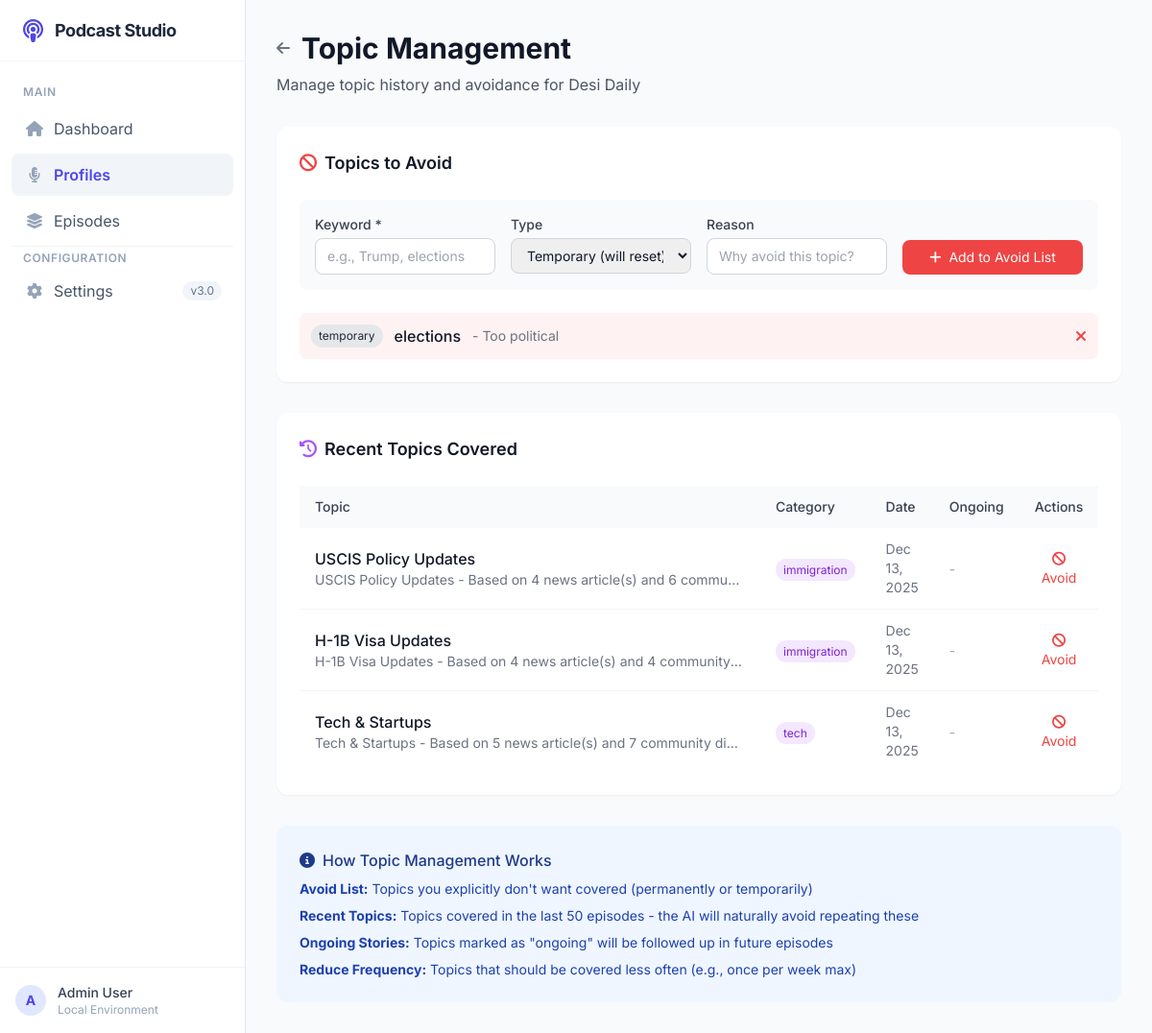
Page /profiles/1/topics on the committed database.
### webapp/models.py (models this page shows)
class PodcastProfile(Base):
    __tablename__ = 'podcast_profiles'
    id = Column(Integer, primary_key=True)
    name = Column(String(100), nullable=False, unique=True)
    description = Column(Text)
    target_audience = Column(Text)
    tone = Column(String(50), default='conversational')  # conversational, formal, casual, educational
    language = Column(String(10), default='en-US')
    target_duration_minutes = Column(Integer, default=10)
    topic_count = Column(Integer, default=5)
    categories = Column(JSON, default=list)  # List of categories to cover
    sources_config = Column(JSON, default=dict)  # Reddit subs, RSS feeds, etc.
    schedule_enabled = Column(Boolean, default=False)  # Whether scheduling is active
    schedule_cron = Column(String(50))  # Cron expression for scheduling
    schedule_hour = Column(Integer, default=6)  # Hour to generate (0-23)
    schedule_minute = Column(Integer, default=0)  # Minute to generate (0-59)
    schedule_days = Column(JSON, default=lambda: ['mon', 'tue', 'wed', 'thu', 'fri', 'sat', 'sun'])  # Days to run
    timezone = Column(String(50), default='America/New_York')
    last_scheduled_run = Column(DateTime)  # Track when last scheduled generation ran
    tts_model = Column(String(100), default='gemini-2.5-flash-preview-tts')
    is_active = Column(Boolean, default=True)
    created_at = Column(DateTime, default=datetime.utcnow)
    updated_at = Column(DateTime, default=datetime.utcnow, onupdate=datetime.utcnow)
    hosts = relationship('Host', back_populates='profile', cascade='all, delete-orphan')
    episodes = relationship('Episode', back_populates='profile', cascade='all, delete-orphan')
    avoided_topics = relationship('TopicAvoidance', back_populates='profile', cascade='all, delete-orphan')
    sources = relationship('ContentSource', back_populates='profile', cascade='all, delete-orphan')
    categories_rel = relationship('Category', secondary='profile_categories', back_populates='profiles')

class TopicAvoidance(Base):
    __tablename__ = 'topic_avoidance'
    id = Column(Integer, primary_key=True)
    profile_id = Column(Integer, ForeignKey('podcast_profiles.id'), nullable=False)
    keyword = Column(String(100), nullable=False)
    reason = Column(Text)  # Why to avoid
    avoidance_type = Column(String(20), default='temporary')  # temporary, permanent, reduce_frequency
    avoid_until = Column(DateTime)  # Don't cover until this date
    last_covered = Column(DateTime)  # When was it last discussed
    min_days_between = Column(Integer, default=7)  # Minimum days between coverage
    is_active = Column(Boolean, default=True)
    created_at = Column(DateTime, default=datetime.utcnow)
    profile = relationship('PodcastProfile', back_populates='avoided_topics')

class TopicHistory(Base):
    __tablename__ = 'topic_history'
    id = Column(Integer, primary_key=True)
    episode_id = Column(Integer, ForeignKey('episodes.id'), nullable=False)
    title = Column(String(200), nullable=False)
    category = Column(String(50))
    summary = Column(Text)
    key_points = Column(JSON, default=list)
    facts_mentioned = Column(JSON, default=list)
    embedding = Column(JSON)  # Vector embedding
    is_ongoing = Column(Boolean, default=False)  # Story continues in future episodes
    follow_up_notes = Column(Text)  # Notes for future coverage
    importance_score = Column(Float, default=0.5)
    discussion_depth = Column(String(20), default='medium')  # brief, medium, deep
    created_at = Column(DateTime, default=datetime.utcnow)
    episode = relationship('Episode', back_populates='topics')

### webapp/app.py (the view)
@app.route('/profiles/<int:profile_id>/topics')
def topics_list(profile_id):
    db = get_db()
    try:
        profile = db.query(PodcastProfile).get(profile_id)
        if not profile:
            flash('Profile not found', 'error')
            return redirect(url_for('profiles_list'))
        recent_topics = db.query(TopicHistory).join(Episode).filter(
            Episode.profile_id == profile_id
        ).order_by(desc(TopicHistory.created_at)).limit(50).all()
        avoided = db.query(TopicAvoidance).filter_by(profile_id=profile_id, is_active=True).all()
        return render_template('topics/list.html',
            profile=profile,
            recent_topics=recent_topics,
            avoided_topics=avoided
        )
    finally:
        db.close()

### webapp/app.py (called while the page is built)
def get_db():
    return Session()

### webapp/templates/topics/list.html (shortened to what this page needs)
{% extends "base.html" %}
{% block content %}
<div class="max-w-5xl mx-auto space-y-8">
    <div class="flex justify-between items-start">
        <div>
            <div class="flex items-center space-x-3 mb-2">
                <a href="/profiles/{{ profile.id }}" class="text-gray-500 hover:text-gray-700">
                    <i class="fas fa-arrow-left"></i>
                </a>
                <h1 class="text-3xl font-bold text-gray-900">Topic Management</h1>
            </div>
            <p class="text-gray-600">Manage topic history and avoidance for {{ profile.name }}</p>
        </div>
    </div>
    <div class="bg-white rounded-xl shadow-sm p-6">
        <div class="flex justify-between items-center mb-6">
            <h2 class="text-lg font-semibold text-gray-900">
                <i class="fas fa-ban text-red-500 mr-2"></i>Topics to Avoid
            </h2>
        </div>
        <form method="POST" action="/profiles/{{ profile.id }}/topics/avoid" class="mb-6 p-4 bg-gray-50 rounded-lg">
            <div class="grid grid-cols-1 md:grid-cols-4 gap-4">
                <div>
                    <label class="block text-sm font-medium text-gray-700 mb-1">Keyword *</label>
                    <input type="text" name="keyword" required placeholder="e.g., Trump, elections"
                        class="w-full border border-gray-300 rounded-lg px-3 py-2 text-sm focus:ring-purple-500 focus:border-purple-500">
                </div>
                <div>
                    <label class="block text-sm font-medium text-gray-700 mb-1">Type</label>
                    <select name="avoidance_type" class="w-full border border-gray-300 rounded-lg px-3 py-2 text-sm focus:ring-purple-500 focus:border-purple-500">
                        <option value="temporary">Temporary (will reset)</option>
                    </select>
                </div>
                <div>
                    <label class="block text-sm font-medium text-gray-700 mb-1">Reason</label>
                    <input type="text" name="reason" placeholder="Why avoid this topic?"
                        class="w-full border border-gray-300 rounded-lg px-3 py-2 text-sm focus:ring-purple-500 focus:border-purple-500">
                </div>
                <div class="flex items-end">
                    <button type="submit" class="w-full px-4 py-2 bg-red-500 text-white rounded-lg hover:bg-red-600 transition text-sm">
                        <i class="fas fa-plus mr-1"></i> Add to Avoid List
                    </button>
                </div>
            </div>
        </form>
        {% if avoided_topics %}
        <div class="space-y-2">
            {% for topic in avoided_topics %}
            <div class="flex items-center justify-between p-3 bg-red-50 rounded-lg">
                <div class="flex items-center space-x-3">
                    <span class="px-2 py-1 text-xs rounded-full
                        {% if topic.avoidance_type == 'permanent' %}bg-red-200 text-red-800
                        {% elif topic.avoidance_type == 'reduce' %}bg-amber-200 text-amber-800
                        {% else %}bg-gray-200 text-gray-800{% endif %}">
                        {{ topic.avoidance_type }}
                    </span>
                    <span class="font-medium text-gray-900">{{ topic.keyword }}</span>
                    {% if topic.reason %}
                    <span class="text-sm text-gray-500">- {{ topic.reason }}</span>
                    {% endif %}
                </div>
                <form method="POST" action="/profiles/{{ profile.id }}/topics/avoid/{{ topic.id }}/delete" class="inline">
                    <button type="submit" class="text-red-500 hover:text-red-700" title="Remove from list">
                        <i class="fas fa-times"></i>
                    </button>
                </form>
            </div>
            {% endfor %}
        </div>
        {% else %}
        <p class="text-gray-500 text-center py-4">No topics in avoidance list</p>
        {% endif %}
    </div>
    <div class="bg-white rounded-xl shadow-sm p-6">
        <h2 class="text-lg font-semibold text-gray-900 mb-6">
            <i class="fas fa-history text-purple-500 mr-2"></i>Recent Topics Covered
        </h2>
        {% if recent_topics %}
        <div class="overflow-x-auto">
            <table class="w-full">
                <thead class="bg-gray-50">
                    <tr>
                        <th class="text-left px-4 py-3 text-sm font-medium text-gray-700">Topic</th>
                        <th class="text-left px-4 py-3 text-sm font-medium text-gray-700">Category</th>
                        <th class="text-left px-4 py-3 text-sm font-medium text-gray-700">Date</th>
                        <th class="text-left px-4 py-3 text-sm font-medium text-gray-700">Ongoing</th>
                        <th class="text-right px-4 py-3 text-sm font-medium text-gray-700">Actions</th>
                    </tr>
                </thead>
                <tbody class="divide-y divide-gray-100">
                    {% for topic in recent_topics %}
                    <tr class="hover:bg-gray-50">
                        <td class="px-4 py-3">
                            <div class="font-medium text-gray-900">{{ topic.title }}</div>
                            {% if topic.summary %}
                            <div class="text-sm text-gray-500 truncate max-w-md">{{ topic.summary }}</div>
                            {% endif %}
                        </td>
                        <td class="px-4 py-3">
                            <span class="px-2 py-1 bg-purple-100 text-purple-700 text-xs rounded-full">
                                {{ topic.category or 'general' }}
                            </span>
                        </td>
                        <td class="px-4 py-3 text-sm text-gray-500">
                            {{ topic.created_at.strftime('%b %d, %Y') if topic.created_at else 'Unknown' }}
                        </td>
                        <td class="px-4 py-3">
                            {% if topic.is_ongoing %}
                            <span class="px-2 py-1 bg-green-100 text-green-700 text-xs rounded-full">
                                <i class="fas fa-sync-alt mr-1"></i> Ongoing
                            </span>
                            {% else %}
                            <span class="text-gray-400 text-sm">-</span>
                            {% endif %}
                        </td>
                        <td class="px-4 py-3 text-right">
                            <form method="POST" action="/profiles/{{ profile.id }}/topics/avoid" class="inline">
                                <button type="submit" class="text-sm text-red-500 hover:text-red-700" title="Add to avoid list">
                                    <i class="fas fa-ban"></i> Avoid
                                </button>
                            </form>
                        </td>
                    </tr>
                    {% endfor %}
                </tbody>
            </table>
        </div>
        {% else %}
        <p class="text-gray-500 text-center py-8">No topics have been covered yet. Generate your first episode!</p>
        {% endif %}
    </div>
    <div class="bg-blue-50 rounded-xl p-6">
        <h3 class="font-medium text-blue-900 mb-2"><i class="fas fa-info-circle mr-2"></i>How Topic Management Works</h3>
        <ul class="text-sm text-blue-800 space-y-2">
            <li><strong>Avoid List:</strong> Topics you explicitly don't want covered (permanently or temporarily)</li>
            <li><strong>Recent Topics:</strong> Topics covered in the last 50 episodes - the AI will naturally avoid repeating these</li>
            <li><strong>Ongoing Stories:</strong> Topics marked as "ongoing" will be followed up in future episodes</li>
            <li><strong>Reduce Frequency:</strong> Topics that should be covered less often (e.g., once per week max)</li>
        </ul>
    </div>
</div>
{% endblock %}

### webapp/templates/base.html (style rules this page uses)
body { font-family: 'Inter', sans-serif; }

### rows in the picture
PodcastProfile: name "Desi Daily"
TopicAvoidance: avoidance_type "temporary", keyword "elections", reason "Too political"
TopicHistory: title "USCIS Policy Updates", summary "USCIS Policy Updates - Based on 4 news article(s) and 6 commu…", category "immigration", created_at "Dec 13, 2025"
TopicHistory: title "H-1B Visa Updates", summary "H-1B Visa Updates - Based on 4 news article(s) and 4 community…", category "immigration", created_at "Dec 13, 2025"
TopicHistory: title "Tech & Startups", summary "Tech & Startups - Based on 5 news article(s) and 7 community di…", category "tech", created_at "Dec 13, 2025"
